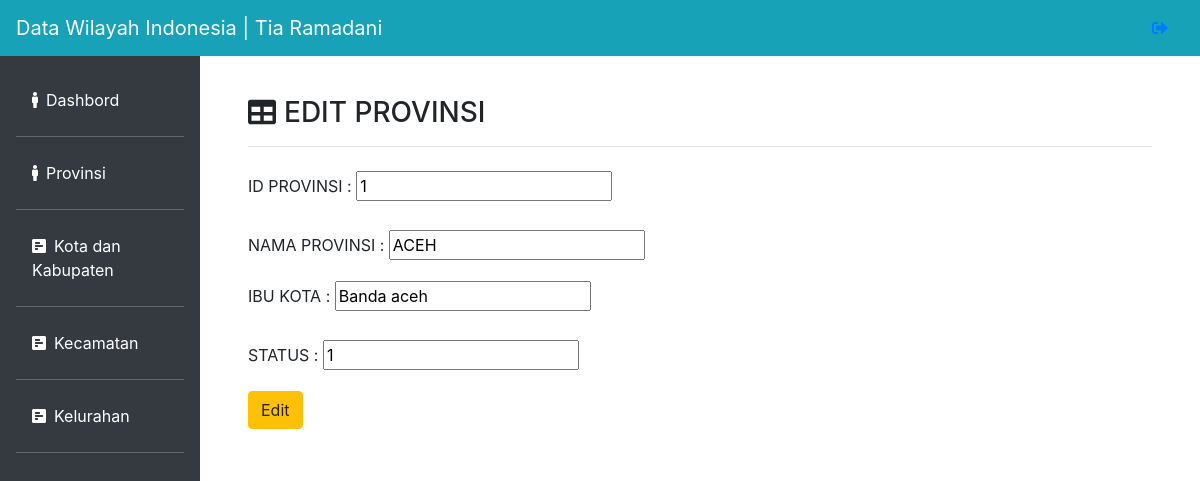
The app's page /editprovinsi.php?prov_id=1 with its own data.
### tables this page shows
CREATE TABLE `provinsi` (
  `prov_id` int(11) NOT NULL,
  `prov_name` varchar(255) DEFAULT NULL,
  `ibukota` varchar(30) DEFAULT NULL,
  `status` int(11) DEFAULT '1'
);

### editprovinsi.php (the view, shortened to what this page needs)
<?php
include"koneksidatabase.php";
?>
<?php
include"header.php";
 ?>
<?php
  $prov_id=$_GET["prov_id"];
  $query=mysqli_query($koneksi,"SELECT * FROM provinsi WHERE prov_id=$prov_id");
   $data=mysqli_fetch_array($query);
?>
<div class="col-md-10 p-5 pt-2">
    <h3> <i class="fas fa-table mr-2"></i></i>EDIT PROVINSI</h3><hr>
         <form action="proseseditprovinsi.php" method="post">
         <div class="form-group mt-3 pt-2">
				    <label for="">ID PROVINSI  : </label>
				    <input type="text" name="prov_id" value="<?=$data['prov_id'];?>" id="">
				  </div>
            <div class="form-group mt-3 pt-2">
				    <label for="prov_name">NAMA PROVINSI  : </label>
				    <input type="text" name="prov_name" value="<?=$data['prov_name'];?>" id="prov_name">
				  </div>
              <div class="form-group">
				    <label for="locationid">IBU KOTA : </label>
				    <input type="text" name="ibukota" value="<?=$data['ibukota'];?>" id="ibukota">
				  </div>
          <div class="form-group mt-3 pt-2">
				    <label for="status">STATUS : </label>
				    <input type="text" name="status" value="<?=$data['status'];?>" id="status">
				  </div>
				  <button type="submit" class="btn btn-warning" name="edit" value="edit">Edit</button>
		</form>
   </div>
<?php
include'footer.php';
?>

### records on screen
provinsi: prov_id "1", prov_name "ACEH", ibukota "Banda aceh", status "1"
